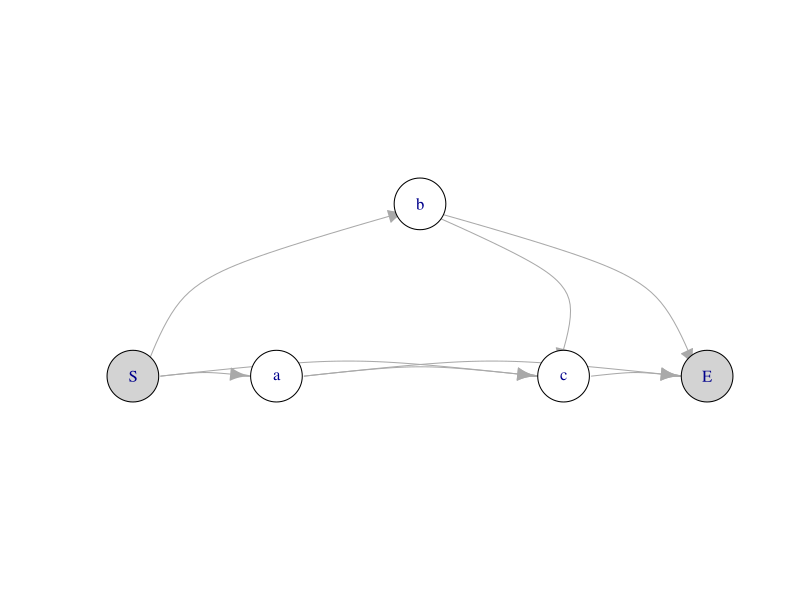

The R source for this figure:
## ---- chunk 1
knitr::opts_chunk$set(echo = TRUE)
## ---- chunk 2
library(igraph)
graph_from_literal( S-+a, S-+b, S-+c, a-+c, b-+c, a-+E, b-+E, c-+E) -> g
l <- cbind(seq(0, 200, 50), c(0,0,0.2,0,0))

# par(pin=c(8, 4))
# par(pin=c(6,4), pty="m", plt=c(0,100,0,100))
plot(g, asp=0.3, layout=l, vertex.size=18, vertex.color=c("lightgrey","white","white","white","lightgrey"), edge.curved=0.4)
